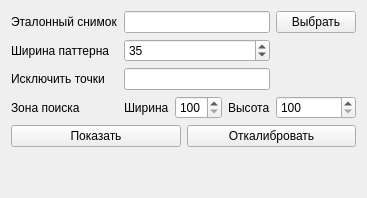
     <widget class="QWidget" name="tab_6">
      <attribute name="title">
       <string>Калибровка</string>
      </attribute>
      <layout class="QGridLayout" name="gridLayout_17">
       <item row="5" column="0" colspan="5">
        <layout class="QHBoxLayout" name="horizontalLayout_13">
         <item>
          <widget class="QPushButton" name="showPushButton">
           <property name="text">
            <string>Показать</string>
           </property>
          </widget>
         </item>
         <item>
          <widget class="QPushButton" name="calibratePushButton">
           <property name="text">
            <string>Откалибровать</string>
           </property>
          </widget>
         </item>
        </layout>
       </item>
       <item row="4" column="0">
        <widget class="QLabel" name="label_56">
         <property name="text">
          <string>Зона поиска</string>
         </property>
        </widget>
       </item>
       <item row="0" column="0">
        <widget class="QLabel" name="label_50">
         <property name="text">
          <string>Эталонный снимок</string>
         </property>
        </widget>
       </item>
       <item row="4" column="4">
        <widget class="QSpinBox" name="searchHeightSpinBox">
         <property name="minimum">
          <number>100</number>
         </property>
         <property name="maximum">
          <number>999</number>
         </property>
        </widget>
       </item>
       <item row="6" column="2">
        <spacer name="verticalSpacer_2">
         <property name="orientation">
          <enum>Qt::Vertical</enum>
         </property>
         <property name="sizeHint" stdset="0">
          <size>
           <width>20</width>
           <height>40</height>
          </size>
         </property>
        </spacer>
       </item>
       <item row="1" column="0">
        <widget class="QLabel" name="label_52">
         <property name="text">
          <string>Ширина паттерна</string>
         </property>
        </widget>
       </item>
       <item row="3" column="0">
        <widget class="QLabel" name="label_53">
         <property name="text">
          <string>Исключить точки</string>
         </property>
        </widget>
       </item>
       <item row="4" column="1">
        <widget class="QLabel" name="label_57">
         <property name="sizePolicy">
          <sizepolicy hsizetype="Fixed" vsizetype="Preferred">
           <horstretch>0</horstretch>
           <verstretch>0</verstretch>
          </sizepolicy>
         </property>
         <property name="text">
          <string>Ширина</string>
         </property>
        </widget>
       </item>
       <item row="0" column="1" colspan="3">
        <widget class="QLineEdit" name="referenceFrameLineEdit"/>
       </item>
       <item row="4" column="2">
        <widget class="QSpinBox" name="searchWidthSpinBox">
         <property name="minimum">
          <number>100</number>
         </property>
         <property name="maximum">
          <number>999</number>
         </property>
        </widget>
       </item>
       <item row="3" column="1" colspan="3">
        <widget class="QLineEdit" name="excludePointsLineEdit"/>
       </item>
       <item row="4" column="3">
        <widget class="QLabel" name="label_58">
         <property name="sizePolicy">
          <sizepolicy hsizetype="Fixed" vsizetype="Preferred">
           <horstretch>0</horstretch>
           <verstretch>0</verstretch>
          </sizepolicy>
         </property>
         <property name="text">
          <string>Высота</string>
         </property>
        </widget>
       </item>
       <item row="0" column="4">
        <widget class="QPushButton" name="chooseReferenceFramePushButton">
         <property name="text">
          <string>Выбрать</string>
         </property>
        </widget>
       </item>
       <item row="1" column="1" colspan="3">
        <widget class="QSpinBox" name="patterWidthSpinBox">
         <property name="value">
          <number>35</number>
         </property>
        </widget>
       </item>
      </layout>
     </widget>
